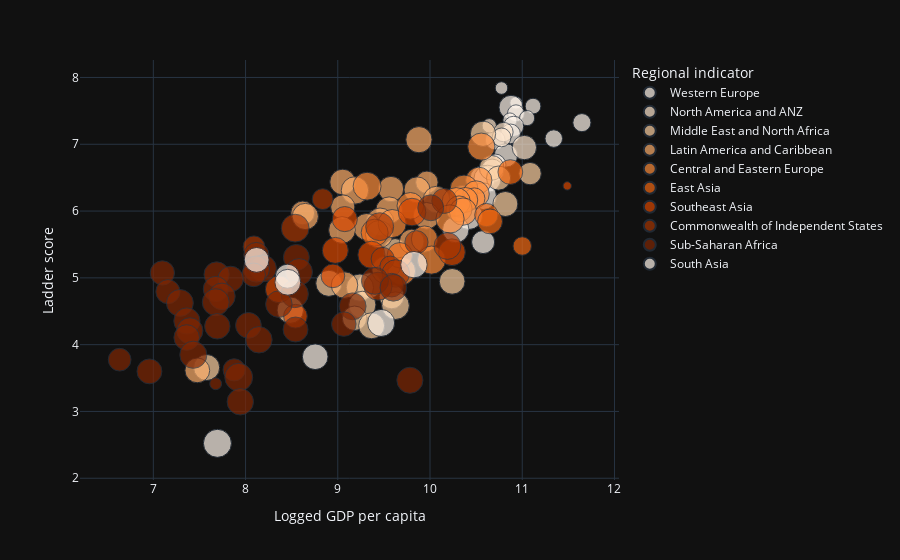

Source (notebook cell):
### Markdown cell above
### tingkat harapan hidup dan ladder score paling tinggi di regional southeast adalah singapura, dan yang paling rendah myanmar, sementara indonesia ada di score tengah dengan tingkat harapan hidup 62.236

### Code cell
fig = px.scatter(df, x="Logged GDP per capita", y="Ladder score", 
                color="Regional indicator", 
                color_discrete_sequence = px.colors.sequential.Oranges, 
                template = 'plotly_dark',
                size = 'Perceptions of corruption',
                hover_name="Country name")
fig.show()

### Figure 1 — Plotly figure (JSON) as saved in the notebook; plotly's stock layout.template omitted (floating-point values rounded to 4 significant figures)
{"data": [{"hovertemplate": "<b>%{hovertext}</b><br><br>Regional indicator=Western Europe<br>Logged GDP per capita=%{x}<br>Ladder score=%{y}<br>Perceptions of corruption=%{marker.size}<extra></extra>", "hovertext": ["Finland", "Denmark", "Switzerland", "Iceland", "Netherlands", "Norway", "Sweden", "Luxembourg", "Austria", "Germany", "Ireland", "United Kingdom", "Belgium", "France", "Malta", "Spain", "Italy", "Cyprus", "Portugal", "Greece", "North Cyprus"], "legendgroup": "Western Europe", "marker": {"color": "rgb(255,245,235)", "size": [0.186, 0.179, 0.292, 0.673, 0.338, 0.27, 0.237, 0.386, 0.481, 0.46, 0.363, 0.459, 0.646, 0.571, 0.653, 0.745, 0.866, 0.844, 0.887, 0.823, 0.626], "sizemode": "area", "sizeref": 0.002347, "symbol": "circle"}, "mode": "markers", "name": "Western Europe", "orientation": "v", "showlegend": true, "type": "scatter", "x": [10.78, 10.93, 11.12, 10.88, 10.93, 11.05, 10.87, 11.65, 10.91, 10.87, 11.34, 10.71, 10.82, 10.7, 10.67, 10.57, 10.62, 10.58, 10.42, 10.28, 10.58], "xaxis": "x", "y": [7.842, 7.62, 7.571, 7.554, 7.464, 7.392, 7.363, 7.324, 7.268, 7.155, 7.085, 7.064, 6.834, 6.69, 6.602, 6.491, 6.483, 6.223, 5.929, 5.723, 5.536], "yaxis": "y"}, {"hovertemplate": "<b>%{hovertext}</b><br><br>Regional indicator=North America and ANZ<br>Logged GDP per capita=%{x}<br>Ladder score=%{y}<br>Perceptions of corruption=%{marker.size}<extra></extra>", "hovertext": ["New Zealand", "Australia", "Canada", "United States"], "legendgroup": "North America and ANZ", "marker": {"color": "rgb(254,230,206)", "size": [0.242, 0.442, 0.415, 0.698], "sizemode": "area", "sizeref": 0.002347, "symbol": "circle"}, "mode": "markers", "name": "North America and ANZ", "orientation": "v", "showlegend": true, "type": "scatter", "x": [10.64, 10.8, 10.78, 11.02], "xaxis": "x", "y": [7.277, 7.183, 7.103, 6.951], "yaxis": "y"}, {"hovertemplate": "<b>%{hovertext}</b><br><br>Regional indicator=Middle East and North Africa<br>Logged GDP per capita=%{x}<br>Ladder score=%{y}<br>Perceptions of corruption=%{marker.size}<extra></extra>", "hovertext": ["Israel", "Bahrain", "United Arab Emirates", "Saudi Arabia", "Kuwait", "Libya", "Turkey", "Morocco", "Algeria", "Iraq", "Iran", "Tunisia", "Lebanon", "Palestinian Territories", "Jordan", "Egypt", "Yemen"], "legendgroup": "Middle East and North Africa", "marker": {"color": "rgb(253,208,162)", "size": [0.753, 0.722, 0.589, 0.684, 0.736, 0.667, 0.776, 0.801, 0.752, 0.875, 0.714, 0.87, 0.898, 0.821, 0.705, 0.795, 0.8], "sizemode": "area", "sizeref": 0.002347, "symbol": "circle"}, "mode": "markers", "name": "Middle East and North Africa", "orientation": "v", "showlegend": true, "type": "scatter", "x": [10.57, 10.67, 11.09, 10.74, 10.82, 9.622, 10.24, 8.903, 9.342, 9.24, 9.584, 9.266, 9.626, 8.485, 9.182, 9.367, 7.578], "xaxis": "x", "y": [7.157, 6.647, 6.561, 6.494, 6.106, 5.41, 4.948, 4.918, 4.887, 4.854, 4.721, 4.596, 4.584, 4.517, 4.395, 4.283, 3.658], "yaxis": "y"}, {"hovertemplate": "<b>%{hovertext}</b><br><br>Regional indicator=Latin America and Caribbean<br>Logged GDP per capita=%{x}<br>Ladder score=%{y}<br>Perceptions of corruption=%{marker.size}<extra></extra>", "hovertext": ["Costa Rica", "Guatemala", "Uruguay", "Brazil", "Mexico", "Jamaica", "Panama", "Chile", "El Salvador", "Colombia", "Nicaragua", "Argentina", "Honduras", "Peru", "Ecuador", "Bolivia", "Paraguay", "Dominican Republic", "Venezuela", "Haiti"], "legendgroup": "Latin America and Caribbean", "marker": {"color": "rgb(253,174,107)", "size": [0.809, 0.775, 0.59, 0.756, 0.799, 0.884, 0.856, 0.83, 0.688, 0.841, 0.664, 0.834, 0.809, 0.891, 0.843, 0.839, 0.882, 0.714, 0.827, 0.721], "sizemode": "area", "sizeref": 0.002347, "symbol": "circle"}, "mode": "markers", "name": "Latin America and Caribbean", "orientation": "v", "showlegend": true, "type": "scatter", "x": [9.88, 9.053, 9.966, 9.577, 9.859, 9.186, 10.35, 10.07, 9.054, 9.557, 8.62, 9.962, 8.648, 9.458, 9.313, 9.046, 9.448, 9.802, 9.073, 7.477], "xaxis": "x", "y": [7.069, 6.435, 6.431, 6.33, 6.317, 6.309, 6.18, 6.172, 6.061, 6.012, 5.972, 5.929, 5.919, 5.84, 5.764, 5.716, 5.653, 5.545, 4.892, 3.615], "yaxis": "y"}, {"hovertemplate": "<b>%{hovertext}</b><br><br>Regional indicator=Central and Eastern Europe<br>Logged GDP per capita=%{x}<br>Ladder score=%{y}<br>Perceptions of corruption=%{marker.size}<extra></extra>", "hovertext": ["Czech Republic", "Slovenia", "Kosovo", "Slovakia", "Lithuania", "Estonia", "Poland", "Romania", "Serbia", "Latvia", "Hungary", "Croatia", "Bosnia and Herzegovina", "Montenegro", "Bulgaria", "Albania", "North Macedonia"], "legendgroup": "Central and Eastern Europe", "marker": {"color": "rgb(253,141,60)", "size": [0.868, 0.806, 0.917, 0.911, 0.826, 0.527, 0.735, 0.938, 0.835, 0.8, 0.876, 0.939, 0.931, 0.812, 0.932, 0.901, 0.905], "sizemode": "area", "sizeref": 0.002347, "symbol": "circle"}, "mode": "markers", "name": "Central and Eastern Europe", "orientation": "v", "showlegend": true, "type": "scatter", "x": [10.56, 10.53, 9.318, 10.37, 10.5, 10.48, 10.38, 10.28, 9.787, 10.31, 10.36, 10.22, 9.59, 9.94, 10.02, 9.52, 9.693], "xaxis": "x", "y": [6.965, 6.461, 6.372, 6.331, 6.255, 6.189, 6.166, 6.14, 6.078, 6.032, 5.992, 5.882, 5.813, 5.581, 5.266, 5.117, 5.101], "yaxis": "y"}, {"hovertemplate": "<b>%{hovertext}</b><br><br>Regional indicator=East Asia<br>Logged GDP per capita=%{x}<br>Ladder score=%{y}<br>Perceptions of corruption=%{marker.size}<extra></extra>", "hovertext": ["Taiwan Province of China", "Japan", "South Korea", "Mongolia", "Hong Kong S.A.R. of China", "China"], "legendgroup": "East Asia", "marker": {"color": "rgb(241,105,19)", "size": [0.721, 0.638, 0.727, 0.856, 0.403, 0.755], "sizemode": "area", "sizeref": 0.002347, "symbol": "circle"}, "mode": "markers", "name": "East Asia", "orientation": "v", "showlegend": true, "type": "scatter", "x": [10.87, 10.61, 10.65, 9.4, 11, 9.673], "xaxis": "x", "y": [6.584, 5.94, 5.845, 5.677, 5.477, 5.339], "yaxis": "y"}, {"hovertemplate": "<b>%{hovertext}</b><br><br>Regional indicator=Southeast Asia<br>Logged GDP per capita=%{x}<br>Ladder score=%{y}<br>Perceptions of corruption=%{marker.size}<extra></extra>", "hovertext": ["Singapore", "Thailand", "Philippines", "Vietnam", "Malaysia", "Indonesia", "Laos", "Cambodia", "Myanmar"], "legendgroup": "Southeast Asia", "marker": {"color": "rgb(217,72,1)", "size": [0.082, 0.895, 0.742, 0.796, 0.839, 0.867, 0.658, 0.843, 0.66], "sizemode": "area", "sizeref": 0.002347, "symbol": "circle"}, "mode": "markers", "name": "Southeast Asia", "orientation": "v", "showlegend": true, "type": "scatter", "x": [11.49, 9.805, 9.076, 8.973, 10.24, 9.365, 8.947, 8.36, 8.541], "xaxis": "x", "y": [6.377, 5.985, 5.88, 5.411, 5.384, 5.345, 5.03, 4.83, 4.426], "yaxis": "y"}, {"hovertemplate": "<b>%{hovertext}</b><br><br>Regional indicator=Commonwealth of Independent States<br>Logged GDP per capita=%{x}<br>Ladder score=%{y}<br>Perceptions of corruption=%{marker.size}<extra></extra>", "hovertext": ["Uzbekistan", "Kazakhstan", "Moldova", "Kyrgyzstan", "Belarus", "Russia", "Tajikistan", "Armenia", "Azerbaijan", "Turkmenistan", "Georgia", "Ukraine"], "legendgroup": "Commonwealth of Independent States", "marker": {"color": "rgb(166,54,3)", "size": [0.515, 0.733, 0.918, 0.908, 0.627, 0.845, 0.553, 0.629, 0.506, 0.888, 0.655, 0.924], "sizemode": "area", "sizeref": 0.002347, "symbol": "circle"}, "mode": "markers", "name": "Commonwealth of Independent States", "orientation": "v", "showlegend": true, "type": "scatter", "x": [8.836, 10.15, 9.454, 8.538, 9.853, 10.19, 8.091, 9.487, 9.569, 9.629, 9.585, 9.436], "xaxis": "x", "y": [6.179, 6.152, 5.766, 5.744, 5.534, 5.477, 5.466, 5.283, 5.171, 5.066, 4.891, 4.875], "yaxis": "y"}, {"hovertemplate": "<b>%{hovertext}</b><br><br>Regional indicator=Sub-Saharan Africa<br>Logged GDP per capita=%{x}<br>Ladder score=%{y}<br>Perceptions of corruption=%{marker.size}<extra></extra>", "hovertext": ["Mauritius", "Congo (Brazzaville)", "Ivory Coast", "Cameroon", "Senegal", "Ghana", "Niger", "Gambia", "Benin", "Guinea", "South Africa", "Gabon", "Burkina Faso", "Mozambique", "Nigeria", "Mali", "Uganda", "Liberia", "Kenya", "Namibia", "Chad", "Swaziland", "Comoros", "Ethiopia", "Mauritania", "Madagascar", "Togo", "Zambia", "Sierra Leone", "Burundi", "Tanzania", "Malawi", "Lesotho", "Botswana", "Rwanda", "Zimbabwe"], "legendgroup": "Sub-Saharan Africa", "marker": {"color": "rgb(127,39,4)", "size": [0.789, 0.745, 0.794, 0.848, 0.801, 0.848, 0.693, 0.746, 0.661, 0.766, 0.86, 0.84, 0.748, 0.684, 0.878, 0.827, 0.855, 0.85, 0.825, 0.847, 0.807, 0.708, 0.781, 0.761, 0.731, 0.803, 0.772, 0.823, 0.866, 0.607, 0.577, 0.729, 0.915, 0.801, 0.167, 0.821], "sizemode": "area", "sizeref": 0.002347, "symbol": "circle"}, "mode": "markers", "name": "Sub-Saharan Africa", "orientation": "v", "showlegend": true, "type": "scatter", "x": [10.01, 8.117, 8.551, 8.189, 8.118, 8.58, 7.098, 7.686, 8.087, 7.838, 9.403, 9.603, 7.678, 7.158, 8.533, 7.744, 7.677, 7.288, 8.361, 9.161, 7.364, 9.065, 8.031, 7.694, 8.542, 7.396, 7.362, 8.145, 7.434, 6.635, 7.876, 6.958, 7.926, 9.782, 7.676, 7.943], "xaxis": "x", "y": [6.049, 5.342, 5.306, 5.142, 5.132, 5.088, 5.074, 5.051, 5.045, 4.984, 4.956, 4.852, 4.834, 4.794, 4.759, 4.723, 4.636, 4.625, 4.607, 4.574, 4.355, 4.308, 4.289, 4.275, 4.227, 4.208, 4.107, 4.073, 3.849, 3.775, 3.623, 3.6, 3.512, 3.467, 3.415, 3.145], "yaxis": "y"}, {"hovertemplate": "<b>%{hovertext}</b><br><br>Regional indicator=South Asia<br>Logged GDP per capita=%{x}<br>Ladder score=%{y}<br>Perceptions of corruption=%{marker.size}<extra></extra>", "hovertext": ["Nepal", "Maldives", "Bangladesh", "Pakistan", "Sri Lanka", "India", "Afghanistan"], "legendgroup": "South Asia", "marker": {"color": "rgb(255,245,235)", "size": [0.727, 0.825, 0.682, 0.787, 0.863, 0.774, 0.924], "sizemode": "area", "sizeref": 0.002347, "symbol": "circle"}, "mode": "markers", "name": "South Asia", "orientation": "v", "showlegend": true, "type": "scatter", "x": [8.12, 9.826, 8.454, 8.458, 9.47, 8.755, 7.695], "xaxis": "x", "y": [5.269, 5.198, 5.025, 4.934, 4.325, 3.819, 2.523], "yaxis": "y"}], "layout": {"legend": {"itemsizing": "constant", "title": {"text": "Regional indicator"}, "tracegroupgap": 0}, "margin": {"t": 60}, "xaxis": {"anchor": "y", "domain": [0, 1], "title": {"text": "Logged GDP per capita"}}, "yaxis": {"anchor": "x", "domain": [0, 1], "title": {"text": "Ladder score"}}}}
